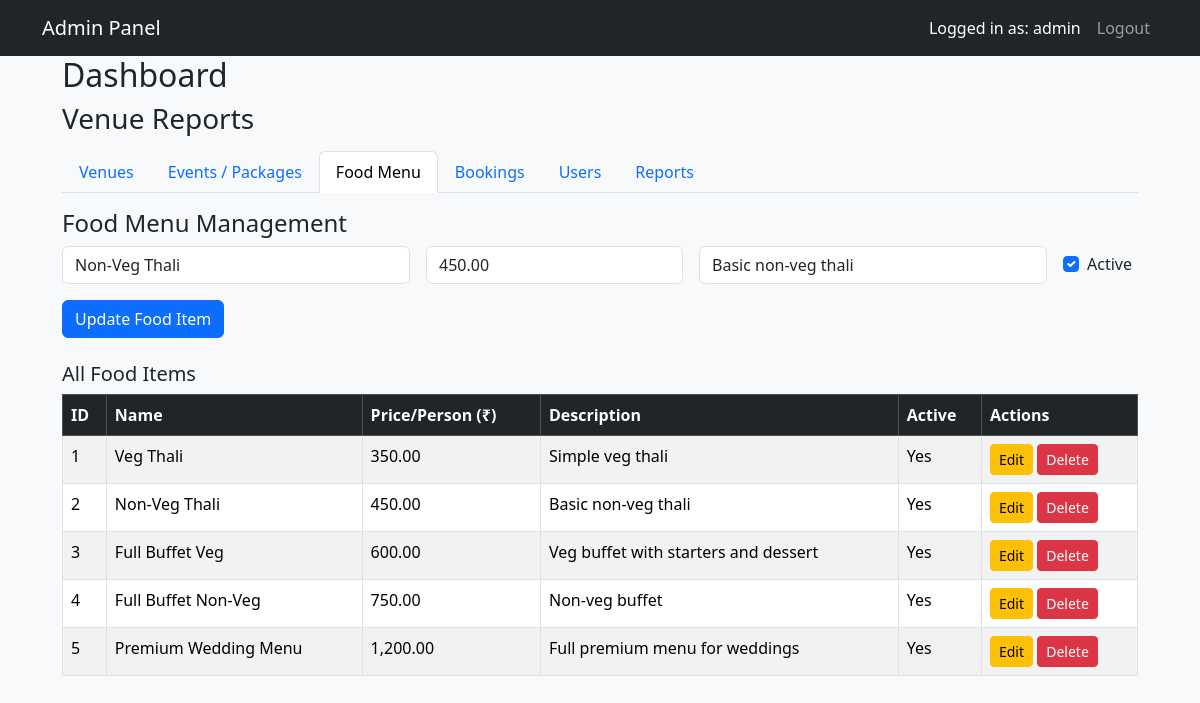
/admin_dashboard.php?tab=food&edit_food=2 (signed in), run on the app's committed database.
### tables this page shows
CREATE TABLE IF NOT EXISTS food_menu (
    id INT AUTO_INCREMENT PRIMARY KEY,
    name VARCHAR(100) NOT NULL,
    price_per_person DECIMAL(10,2) NOT NULL,
    description TEXT,
    is_active TINYINT(1) DEFAULT 1
);

### admin_dashboard.php (the view, shortened to what this page needs)
<?php
require 'db.php';
$tab = $_GET['tab'] ?? 'venues';
?>
<!DOCTYPE html>
<html lang="en">
<head>
    <link href="https://cdn.jsdelivr.net/npm/bootstrap@5.3.3/dist/css/bootstrap.min.css" rel="stylesheet">
</head>
<body class="bg-light">
<nav class="navbar navbar-expand-lg navbar-dark bg-dark">
  <div class="container">
    <a class="navbar-brand" href="admin_dashboard.php">Admin Panel</a>
    <div class="collapse navbar-collapse">
      <ul class="navbar-nav ms-auto">
        <li class="nav-item text-white nav-link">
            Logged in as: <?php echo htmlspecialchars($_SESSION['admin_username']); ?>
        </li>
        <li class="nav-item">
            <a class="nav-link" href="admin_logout.php">Logout</a>
        </li>
      </ul>
    </div>
  </div>
</nav>
<div class="container" style="max-width:1100px; max-height: 85vh; overflow-y: auto; padding-bottom: 20px">
    <h2>Dashboard</h2>
    <h3>Venue Reports</h3>
    <ul class="nav nav-tabs mb-3">
      <li class="nav-item">
        <a class="nav-link <?php echo $tab === 'venues' ? 'active' : ''; ?>"
           href="admin_dashboard.php?tab=venues">Venues</a>
      </li>
      <li class="nav-item">
        <a class="nav-link <?php echo $tab === 'events' ? 'active' : ''; ?>"
           href="admin_dashboard.php?tab=events">Events / Packages</a>
      </li>
      <li class="nav-item">
        <a class="nav-link <?php echo $tab === 'food' ? 'active' : ''; ?>"
           href="admin_dashboard.php?tab=food">Food Menu</a>
      </li>
      <li class="nav-item">
        <a class="nav-link <?php echo $tab === 'bookings' ? 'active' : ''; ?>"
           href="admin_dashboard.php?tab=bookings">Bookings</a>
      </li>
      <li class="nav-item">
    <a class="nav-link <?php echo $tab === 'users' ? 'active' : ''; ?>"
       href="admin_dashboard.php?tab=users">
        Users
    </a>
</li>
      <li class="nav-item">
        <a class="nav-link <?php echo $tab === 'reports' ? 'active' : ''; ?>"
           href="admin_dashboard.php?tab=reports">Reports</a>
      </li>
    </ul>
    <?php
if ($tab === 'venues'):
    $venue_edit = null;
    if (isset($_GET['delete_venue'])) {
        $vid = (int) $_GET['delete_venue'];
        if ($conn->query("DELETE FROM venues WHERE id=$vid")) {
            echo "<div class='alert alert-success'>Venue deleted successfully.</div>";
        } else {
            echo "<div class='alert alert-danger'>Error deleting venue: " . $conn->error . "</div>";
        }
    }
    if (isset($_GET['edit_venue'])) {
        $vid = (int) $_GET['edit_venue'];
        $res_v = $conn->query("SELECT * FROM venues WHERE id=$vid");
        if ($res_v && $res_v->num_rows == 1) {
            $venue_edit = $res_v->fetch_assoc();
        }
    }
    if (isset($_POST['save_venue'])) {
        $id       = !empty($_POST['id']) ? (int) $_POST['id'] : 0;
        $name     = $conn->real_escape_string($_POST['name']);
        $location = $conn->real_escape_string($_POST['location']);
        $capacity = (int) $_POST['capacity'];
        $price    = (int) $_POST['price'];
        $desc     = $conn->real_escape_string($_POST['description']);
        $contact  = $conn->real_escape_string($_POST['contact']);
        if ($id > 0) {
            $sql = "UPDATE venues
                    SET name='$name', location='$location', capacity=$capacity, price=$price, description='$desc', contact='$contact'
                    WHERE id=$id";
            $msg = "Venue updated successfully.";
        } else {
            $sql = "INSERT INTO venues(name, location, capacity, price, description,contact)
                    VALUES('$name', '$location', $capacity, $price, '$desc', '$contact')";
            $msg = "Venue added successfully.";
        }
        if ($conn->query($sql)) {
            echo "<div class='alert alert-success'>$msg</div>";
            $venue_edit = null;
        } else {
            echo "<div class='alert alert-danger'>Error: " . $conn->error . "</div>";
        }
    }
    ?>
    <h4><?php echo $venue_edit ? 'Edit Venue' : 'Add Venue Branch '; ?></h4>
    <p class="text-muted mb-3">
        Owned by <strong>Red Door Venue Group</strong>
</p>
    <form method="post" action="admin_dashboard.php?tab=venues" class="row g-3 mb-4">
        <input type="hidden" name="id" value="<?php echo $venue_edit['id'] ?? ''; ?>">
        <div class="col-md-4">
            <input type="text" name="name" class="form-control"
                   placeholder="Venue Name"
                   value="<?php echo htmlspecialchars($venue_edit['name'] ?? ''); ?>" required>
        </div>
        <div class="col-md-3">
            <input type="text" name="location" class="form-control"
                   placeholder="Location"
                   value="<?php echo htmlspecialchars($venue_edit['location'] ?? ''); ?>" required>
        </div>
        <div class="col-md-3">
            <input type="text" name="contact" class="form-control"
                   placeholder="Contact Info"
                   maxllenght="10" minlenght="10"
                   pattern="[0-9]{10}"
                   value="<?php echo htmlspecialchars($venue_edit['contact'] ?? ''); ?>" required>
        </div>
        <div class="col-md-2">
            <input type="number" name="capacity" class="form-control"
                   placeholder="Capacity"
                   value="<?php echo htmlspecialchars($venue_edit['capacity'] ?? ''); ?>" required>
        </div>
        <div class="col-md-2">
    <input type="number" name="price" class="form-control"
           placeholder="Price-per guest"
           value="<?php echo htmlspecialchars($venue_edit['price'] ?? ''); ?>" required>
</div>
        <div class="col-md-3">
            <textarea name="description" class="form-control"
                   placeholder="Short Description"
                   rows="4"
                   style="resize: horizontal"><?php echo htmlspecialchars($venue_edit['description'] ?? ''); ?>
</textarea>
        </div>
        <div class="col-12">
            <button type="submit" name="save_venue" class="btn btn-primary">
                <?php echo $venue_edit ? 'Update Venue' : 'Add Venue'; ?>
            </button>
            <?php if ($venue_edit): ?>
                <a href="admin_dashboard.php?tab=venues" class="btn btn-secondary ms-2">Cancel</a>
            <?php endif; ?>
        </div>
    </form>
    <h5>All Venues</h5>
    <?php
    $venue_res = $conn->query("SELECT * FROM venues ORDER BY id ASC");
    if ($venue_res->num_rows > 0): ?>
        <table class="table table-bordered table-striped">
            <thead class="table-dark">
            <tr>
                <th>ID</th>
                <th>Name</th>
                <th>Location</th>
                <th>Capacity</th>
                <th>Price per guest</th>
                <th>Contact-Info</th>
                <th>Description</th>
                <th>Actions</th>
            </tr>
            </thead>
            <tbody>
            <?php while ($v = $venue_res->fetch_assoc()): ?>
                <tr>
                    <td><?php echo $v['id']; ?></td>
                    <td><?php echo htmlspecialchars($v['name']); ?></td>
                    <td><?php echo htmlspecialchars($v['location']); ?></td>
                    <td><?php echo htmlspecialchars($v['capacity']); ?></td>
                    <td><?php echo htmlspecialchars($v['price']); ?></td>
                    <td><?php echo htmlspecialchars($v['contact']); ?></td>
                    <td><?php echo htmlspecialchars($v['description']); ?></td>
                    <td>
                        <a href="admin_dashboard.php?tab=venues&edit_venue=<?php echo $v['id']; ?>"
                           class="btn btn-sm btn-warning">Edit</a>
                        <a href="admin_dashboard.php?tab=venues&delete_venue=<?php echo $v['id']; ?>"
                           onclick="return confirm('Delete this venue?');"
                           class="btn btn-sm btn-danger">Delete</a>
                    </td>
                </tr>
            <?php endwhile; ?>
            </tbody>
        </table>
    <?php else: ?>
        <div class="alert alert-info">No venues added yet.</div>
    <?php endif; ?>
<?php
    elseif ($tab === 'food'):
        $food_edit = null;
        if (isset($_GET['edit_food'])) {
            $fid = (int) $_GET['edit_food'];
            $res_f = $conn->query("SELECT * FROM food_menu WHERE id=$fid");
            if ($res_f && $res_f->num_rows == 1) {
                $food_edit = $res_f->fetch_assoc();
            }
        }
        ?>
        <h4>Food Menu Management</h4>
        <form method="post" action="admin_dashboard.php?tab=food" class="row g-3 mb-4">
            <div class="col-md-4">
                <input type="text" name="name" class="form-control"
                       placeholder="Food Name (e.g. Veg Thali)"
                       value="<?php echo htmlspecialchars($food_edit['name'] ?? ''); ?>" required>
            </div>
            <div class="col-md-3">
                <input type="number" step="0.01" name="price" class="form-control"
                       placeholder="Price per Person"
                       value="<?php echo htmlspecialchars($food_edit['price_per_person'] ?? ''); ?>" required>
            </div>
            <div class="col-md-4">
                <input type="text" name="description" class="form-control"
                       placeholder="Short Description"
                       value="<?php echo htmlspecialchars($food_edit['description'] ?? ''); ?>">
            </div>
            <div class="col-md-1 d-flex align-items-center">
                <div class="form-check">
                    <input class="form-check-input" type="checkbox" name="is_active" id="is_active"
                           <?php echo (!isset($food_edit) || !empty($food_edit['is_active'])) ? 'checked' : ''; ?>>
                    <label class="form-check-label" for="is_active">Active</label>
                </div>
            </div>
            <div class="col-12">
                <button type="submit" name="save_food" class="btn btn-primary">
                    <?php echo isset($food_edit) ? 'Update Food Item' : 'Add Food Item'; ?>
                </button>
            </div>
        </form>
        <h5>All Food Items</h5>
        <?php
        $food_res = $conn->query("SELECT * FROM food_menu ORDER BY id ASC");
        if ($food_res && $food_res->num_rows > 0): ?>
            <table class="table table-bordered table-striped">
                <thead class="table-dark">
                <tr>
                    <th>ID</th>
                    <th>Name</th>
                    <th>Price/Person (₹)</th>
                    <th>Description</th>
                    <th>Active</th>
                    <th>Actions</th>
                </tr>
                </thead>
                <tbody>
                <?php while ($f = $food_res->fetch_assoc()): ?>
                    <tr>
                        <td><?php echo $f['id']; ?></td>
                        <td><?php echo htmlspecialchars($f['name']); ?></td>
                        <td><?php echo number_format($f['price_per_person'], 2); ?></td>
                        <td><?php echo htmlspecialchars($f['description']); ?></td>
                        <td><?php echo $f['is_active'] ? 'Yes' : 'No'; ?></td>
                        <td>
                            <a href="admin_dashboard.php?tab=food&edit_food=<?php echo $f['id']; ?>" class="btn btn-sm btn-warning">Edit</a>
                            <a href="admin_dashboard.php?tab=food&delete_food=<?php echo $f['id']; ?>"
                               onclick="return confirm('Delete this food item?');"
                               class="btn btn-sm btn-danger">Delete</a>
                        </td>
                    </tr>
                <?php endwhile; ?>
                </tbody>
            </table>
        <?php else: ?>
            <div class="alert alert-info">No food items yet.</div>
        <?php endif; ?>
    <?php
elseif ($tab == 'users') :
    include 'users.php';
    endif; ?>
</div>
</body>
</html>

### data on the page
food_menu: name "Non-Veg Thali", price "450.00", description "Basic non-veg thali", is_active "☑", id "2", price_per_person "450.00", shows "Yes"
food_menu: id "1", name "Veg Thali", price_per_person "350.00", description "Simple veg thali", is_active "Yes"
food_menu: id "3", name "Full Buffet Veg", price_per_person "600.00", description "Veg buffet with starters and dessert", is_active "Yes"
food_menu: id "4", name "Full Buffet Non-Veg", price_per_person "750.00", description "Non-veg buffet", is_active "Yes"
food_menu: id "5", name "Premium Wedding Menu", price_per_person "1,200.00", description "Full premium menu for weddings", is_active "Yes"

### other printed values
$_SESSION['admin_username'] "admin"
